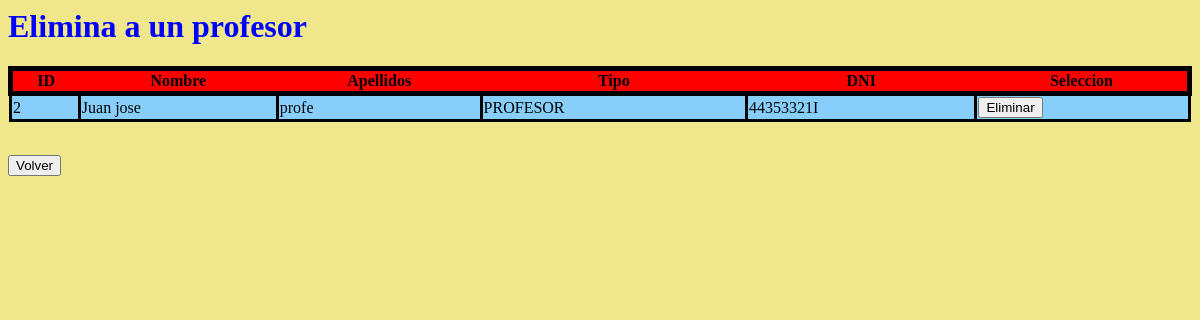
The app's page /src/delProfesor.php with its own data.
### tables this page shows
CREATE TABLE `persona` (
  `ID` int NOT NULL,
  `NOMBRE` varchar(25) NOT NULL,
  `APELLIDOS` varchar(45) NOT NULL,
  `TIPO` enum('ALUMNO','PROFESOR','ADMIN') NOT NULL,
  `DNI` varchar(9) NOT NULL,
  `PASS` varchar(25) DEFAULT NULL,
  `USER` varchar(20) NOT NULL,
  `FOTO` varchar(100) NOT NULL DEFAULT 'default.jpg'
);

### src/delProfesor.php (the view, shortened to what this page needs)
</html><!DOCTYPE html>
<html>
    <head>
        <link href="../templates/tabla.css" rel="stylesheet" type="text/css">
    </head>
    <body>
    <h1 style= "color: blue;">Elimina a un profesor</h1>
    <?php
         $conexionadmin = mysqli_connect('localhost','root', '777303', 'universidad');
        $consulta = mysqli_query($conexionadmin, "SELECT * FROM persona where TIPO='PROFESOR'");
        $numcol = mysqli_num_rows($consulta);
        for( $i = 0 ; $i < $numcol ; $i++ ){
            $fila = mysqli_fetch_array($consulta);
            if($i == 0){
                echo "<form method=\"POST\" enctype=\"multipart/form-data\" action=\"./CRUD/delProf.php\" >
                <table class=\"encabezado\" >
                <tr class = \"titulos\">
                <th>ID</th>
                <th>Nombre</th>
                <th>Apellidos</th>
                <th>Tipo</th>
                <th>DNI</th>
                <th>Seleccion</th>
                </tr>";
            }
                $dni = $fila['DNI'];
                echo
                "<tr class=\"filas\" >
                <td> ".$fila['ID']." </td>
                <td> ".$fila['NOMBRE']." </td>
                <td> ".$fila['APELLIDOS']." </td>
                <td> ".$fila['TIPO']." </td>
                <td> ".$fila['DNI']." </td>
                <td> <input type=\"hidden\" name=\"dni\" value=\"$dni\" placeholder=\"Eliminar\"  >
                <input type=\"submit\" value=\"Eliminar\" placeholder=\"Eliminar\"  >
                </td><tr>";
        }
        echo "</table></form>";
        echo " <br>   <form action=\"./paneladmin.php\" >
        <input type=\"submit\" value=\"Volver\" />
        </form>";
    ?>
    </body>
</html>

### templates/tabla.css (style rules this page uses)
body { background-color :khaki; }
.encabezado { table-layout: auto; width: 100%; border: 10px black; border-collapse: collapse; }
.filas { border: black 3px solid; background-color:lightskyblue; }
.titulos { border: black 5px solid; background-color: red; }
td { border: black 3px solid; }

### records on screen
persona: ID "2", NOMBRE "Juan jose", APELLIDOS "profe", TIPO "PROFESOR", DNI "44353321I"
